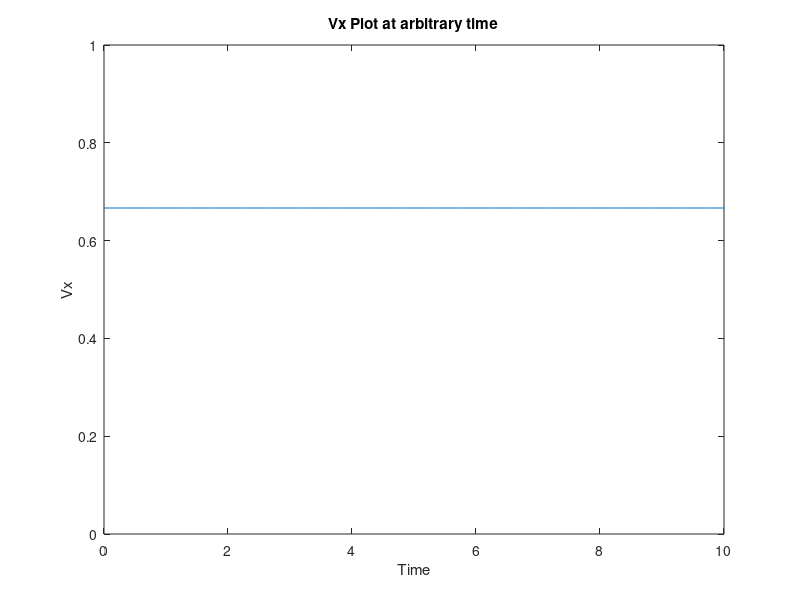

Recreate this plot in MATLAB.
close all;
clear all;
clc;

G = [ 3 -1 0 -1  0 0 0 0;
         -1 3 -1 0 0 0 0 0;
         0 -1 4 -1 0 -1 0 0;
         -1 0 -1 4 -1 0 0 0;
         0 0 0 -1 4 -1 0 -1;
         0 0 -1 0 -1 4 -1 0;
         0 0 0 0 0 -1 3 -1;
         0 0 0 0 -1 0 -1 3 ];
Is = [ 1; 0; 0; 1; 1; 0; 0; 1 ];
V = G \ Is;
Vx = V(8)

x = 0:0.1:10;
Vxplot = repelem(Vx,101);
figure(1);
plot(x,Vxplot);
title('Vx Plot at arbitrary time');
xlabel('Time');
ylabel('Vx');
ylim([0 1]);